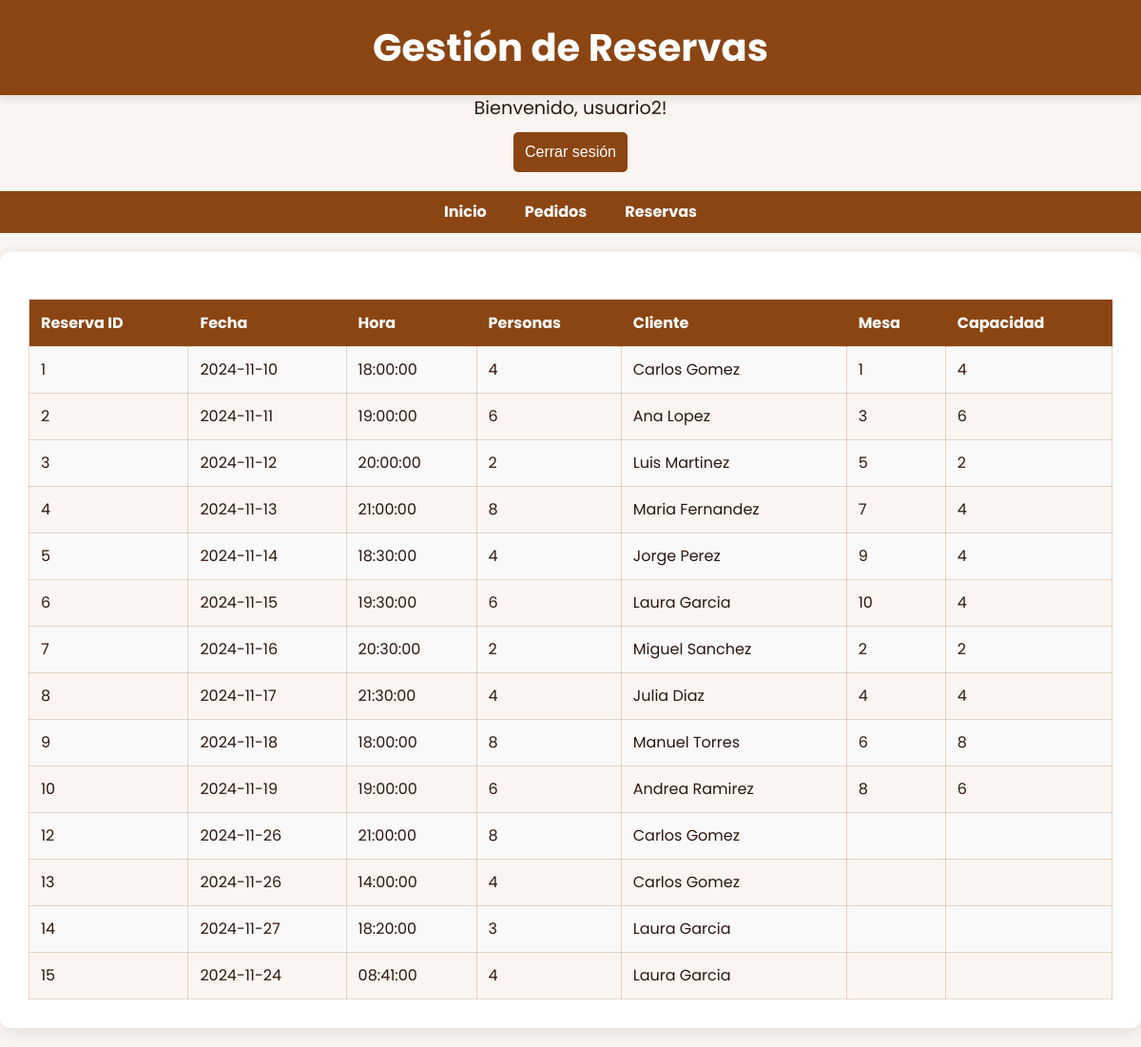
Before: /paginaProyectoRest/empleado/reservas.php (signed in) with the older database file.
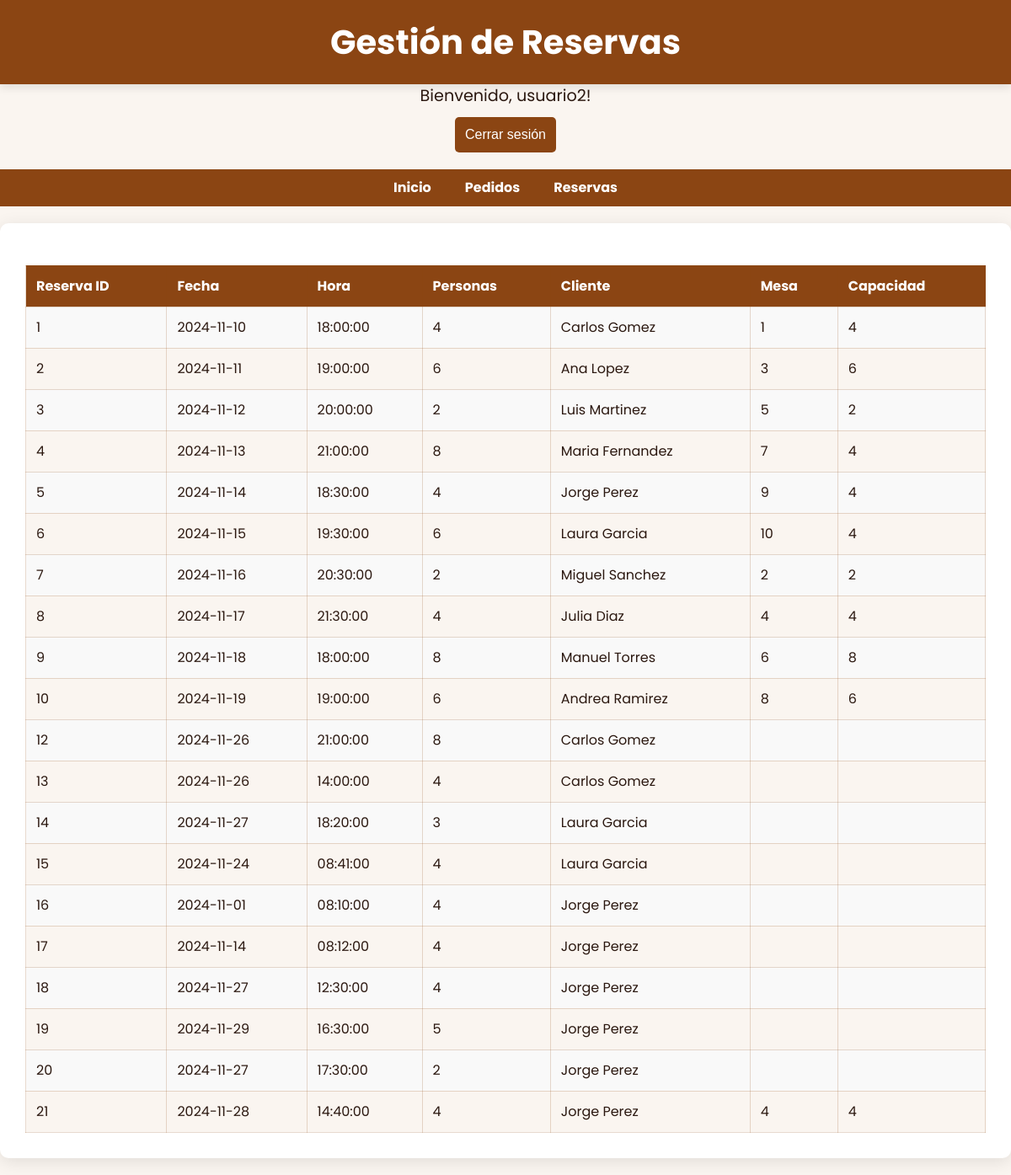
After: the same page with the newer database file.
### tables this page shows
CREATE TABLE `reservas` (
  `id` bigint(20) NOT NULL,
  `cliente_id` bigint(20) DEFAULT NULL,
  `mesa_id` bigint(20) DEFAULT NULL,
  `fecha` date NOT NULL,
  `hora` time NOT NULL,
  `numero_personas` int(11) NOT NULL CHECK (`numero_personas` > 0),
  `total` int(11) NOT NULL,
  `respuesta_admin` varchar(255) DEFAULT NULL,
  `eliminado` tinyint(1) DEFAULT 0,
  `motivo_eliminacion` varchar(255) DEFAULT NULL,
  `fecha_eliminacion` datetime DEFAULT NULL,
  `motivo_reestablecimiento` varchar(255) DEFAULT NULL,
  `fecha_reestablecimiento` datetime DEFAULT NULL
);

CREATE TABLE `clientes` (
  `id` bigint(20) NOT NULL,
  `usuario_id` bigint(20) DEFAULT NULL,
  `nombre` varchar(255) NOT NULL,
  `apellidos` varchar(255) NOT NULL,
  `telefono` varchar(15) DEFAULT NULL,
  `email` varchar(255) DEFAULT NULL
);

CREATE TABLE `mesas` (
  `id` bigint(20) NOT NULL,
  `numero` int(11) NOT NULL,
  `capacidad` int(11) NOT NULL CHECK (`capacidad` > 0),
  `estado` enum('disponible','ocupada','reservada') NOT NULL,
  `ubicacion` varchar(255) DEFAULT NULL,
  `estado_reservado_hasta` time DEFAULT NULL,
  `imagen` blob NOT NULL
);

### paginaProyectoRest/empleado/reservas.php (the view, shortened to what this page needs)
<?php
$nombre_empleado = $_SESSION['nombre'];
$conn = conexion();
?>
<!DOCTYPE html>
<html lang="es">
<head>
   <link rel="stylesheet" href="../css/styleE.css">
</head>
<body>
<header><h1>Gestión de Reservas</h1></header>
<div class="header-buttons">
   <div class='user-greeting text-center my-4'>
      Bienvenido, <?php echo htmlspecialchars($nombre_empleado); ?>!
   </div>
   <div class='text-center'>
      <form action="" method='POST'>
         <button type='submit' name='logout' class='btn btn-danger'>Cerrar sesión</button>
      </form>
   </div>
</div>
<nav><a href='indexE.php'>Inicio</a><a href='pedidos.php'>Pedidos</a><a href='reservas.php'>Reservas</a></nav>
<div class='container'>
   <?php
   $sql_reservas = "SELECT reservas.id AS reserva_id, reservas.fecha, reservas.hora, reservas.numero_personas,
                           clientes.nombre AS cliente_nombre, clientes.apellidos AS cliente_apellidos,
                           mesas.numero AS mesa_numero, mesas.capacidad AS mesa_capacidad
                   FROM reservas
                   LEFT JOIN clientes ON reservas.cliente_id = clientes.id
                   LEFT JOIN mesas ON reservas.mesa_id = mesas.id";
   $result_reservas = mysqli_query($conn, $sql_reservas);
   if (mysqli_num_rows($result_reservas) > 0) {
       echo "<table><tr><th>Reserva ID</th><th>Fecha</th><th>Hora</th><th>Personas</th><th>Cliente</th><th>Mesa</th><th>Capacidad</th></tr>";
       while ($row = mysqli_fetch_assoc($result_reservas)) {
           echo "<tr><td>" . htmlspecialchars($row['reserva_id']) . "</td><td>" . htmlspecialchars($row['fecha']) . "</td><td>" . htmlspecialchars($row['hora']) . "</td><td>" .
           htmlspecialchars($row['numero_personas']) . "</td><td>" .
           htmlspecialchars($row['cliente_nombre'] . " " . $row['cliente_apellidos']) .
           "</td><td>" .
           htmlspecialchars($row['mesa_numero']) .
           "</td><td>" .
           htmlspecialchars($row['mesa_capacidad']) .
           "</td></tr>";
       }
       echo "</table>";
   } else {
       echo "<p>No hay reservas disponibles.</p>";
   }
   ?>
</body></html>

### paginaProyectoRest/css/styleE.css (style rules this page uses)
:root { --primary-brown: #8b4513; --primary-hover: #c17817; --dark-brown: #2b1810; --cream-bg: #faf5f0; --input-bg: #fff; --error-color: #e74c3c; --success-green: #2d4a3e; --border-light: rgba(139, 69, 19, 0.2); }
* { margin: 0; padding: 0; box-sizing: border-box; }
body { font-family: 'Poppins', sans-serif; background-color: var(--cream-bg); color: var(--dark-brown); font-size: 16px; line-height: 1.5; }
a { text-decoration: none; }
header { background-color: var(--primary-brown); color: white; padding: 20px; text-align: center; box-shadow: 0 4px 10px rgba(0, 0, 0, 0.1); }
header h1 { font-size: 2.5rem; font-weight: bold; }
nav { display: flex; justify-content: center; background-color: var(--primary-brown); padding: 10px; }
nav a { color: white; margin: 0 20px; text-decoration: none; font-weight: bold; transition: background-color 0.3s, transform 0.3s; }
.container { max-width: 1200px; margin: 20px auto; padding: 30px; background-color: white; border-radius: 10px; box-shadow: 0 4px 20px rgba(0, 0, 0, 0.1); }
.header-buttons { text-align: center; }
.header-buttons .user-greeting { font-size: 1.2rem; }
.header-buttons form { display: inline-block; margin-top: 10px; }
form { display: flex; flex-direction: column; }
form select, form input, form button { padding: 12px; margin-bottom: 20px; border-radius: 5px; border: 1px solid var(--border-light); transition: border-color 0.3s ease-in-out; }
form button { background-color: var(--primary-brown); color: white; font-size: 1rem; border-radius: 5px; cursor: pointer; transition: background-color 0.3s, transform 0.3s ease-in-out; padding-top: 12px; padding-bottom: 12px; border: none; }
table { width: 100%; border-collapse: collapse; margin-top: 20px; }
table th, table td { padding: 12px; border: 1px solid var(--border-light); text-align: left; }
table th { background-color: var(--primary-brown); color: white; }
table td { background-color: var(--cream-bg); }
table tr:nth-child(even) td { background-color: #f9f9f9; }
.container, table { animation: fadeIn 1s ease-out; }

Changed rows visible on the page:
added reservas: id "16", fecha "2024-11-01", hora "08:10:00", numero_personas "4", cliente.apellidos "Jorge Perez"
added reservas: id "17", fecha "2024-11-14", hora "08:12:00", numero_personas "4", cliente.apellidos "Jorge Perez"
added reservas: id "18", fecha "2024-11-27", hora "12:30:00", numero_personas "4", cliente.apellidos "Jorge Perez"
added reservas: id "19", fecha "2024-11-29", hora "16:30:00", numero_personas "5", cliente.apellidos "Jorge Perez"
added reservas: id "20", fecha "2024-11-27", hora "17:30:00", numero_personas "2", cliente.apellidos "Jorge Perez"
added reservas: id "21", fecha "2024-11-28", hora "14:40:00", numero_personas "4", cliente.apellidos "Jorge Perez", mesa.numero "4", mesa.capacidad "4"
